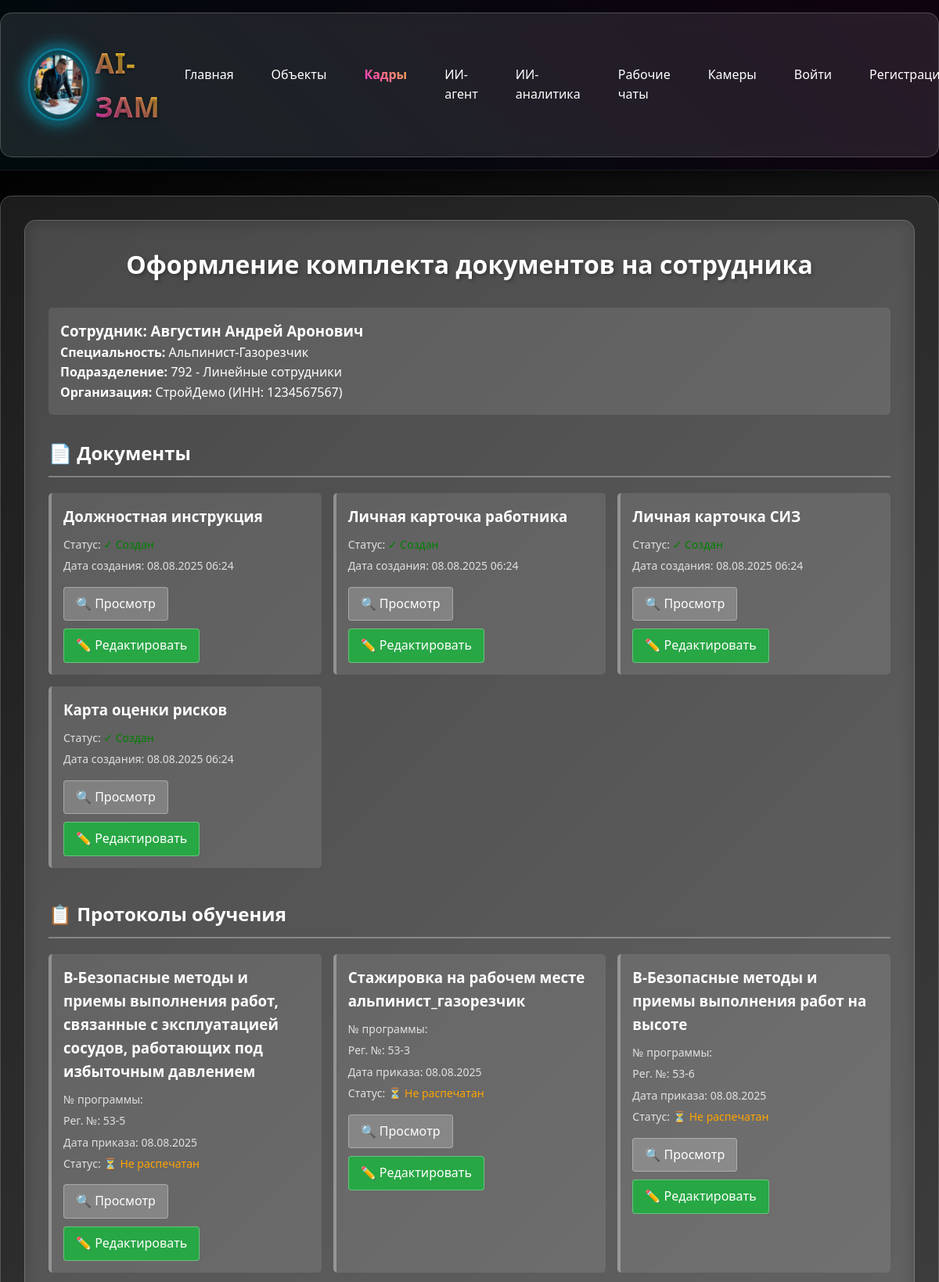
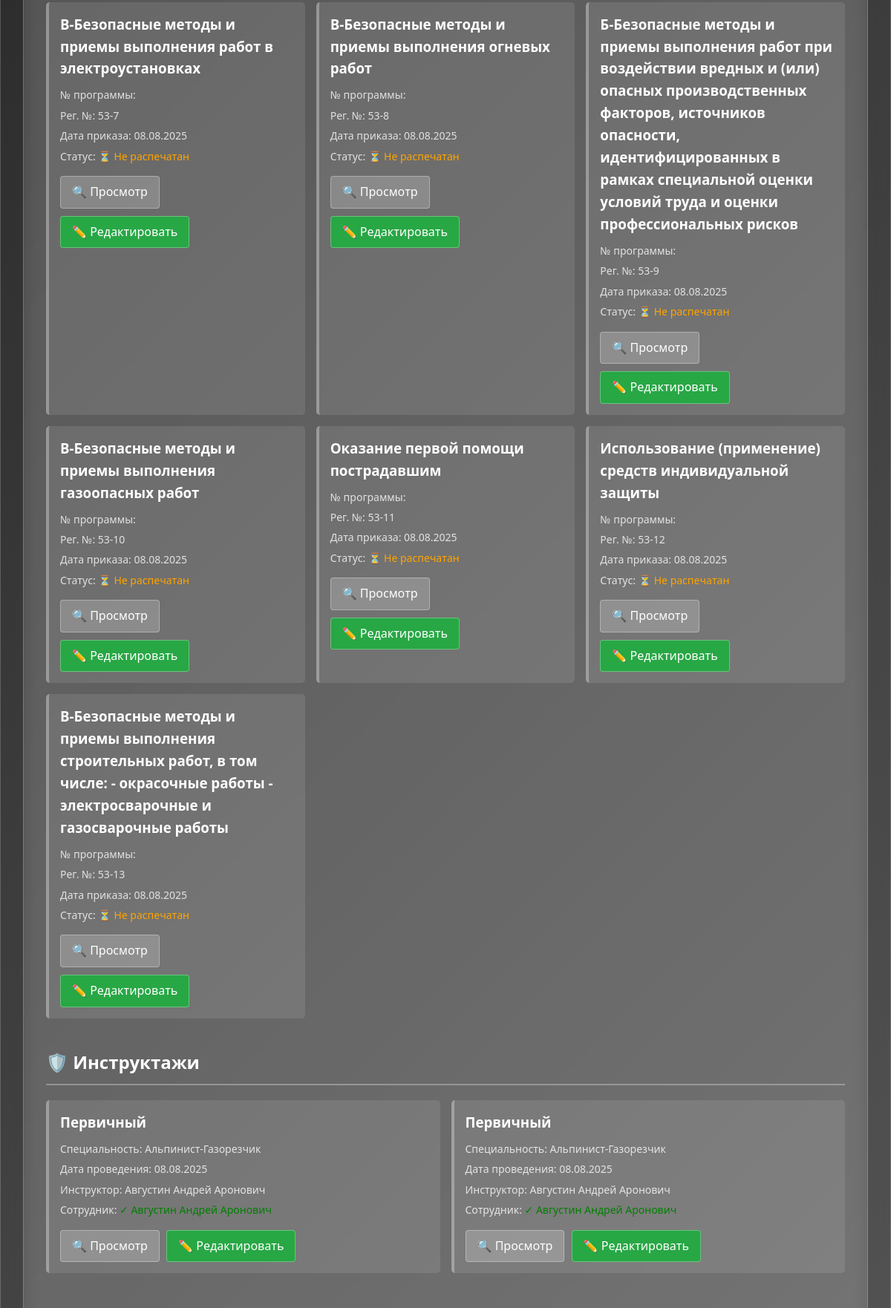
Screenshot of /sotrudniki/53/documents/ (upper part) with the database file from the repository (2 pictures, top to bottom).
### sotrudniki/models.py (models this page shows, shortened)
class Sotrudnik(models.Model):
    POL_CHOICES = [
        ('мужской', 'Мужской'),
        ('женский', 'Женский'),
    ]
    organizaciya = models.ForeignKey(
        Organizaciya,
        on_delete=models.CASCADE,
        verbose_name="Организация",
        related_name="sotrudniki",
        null=True,
        blank=True
    )
    fio = models.CharField(max_length=300, verbose_name="ФИО")
    data_rozhdeniya = models.DateField(verbose_name="Дата рождения")
    pol = models.CharField(
        max_length=10,
        choices=POL_CHOICES,
        verbose_name="Пол",
        null=True,
        blank=True
    )
    razmer_odezhdy = models.CharField(
        max_length=10,
        default="50-52",
        verbose_name="Размер одежды"
    )
    razmer_obuvi = models.CharField(
        max_length=5,
        default="43",
        verbose_name="Размер обуви"
    )
    razmer_golovnogo_ubora = models.CharField(
        max_length=5,
        default="55",
        verbose_name="Размер головного убора"
    )
    specialnost = models.ForeignKey(
        Specialnost,
        on_delete=models.SET_NULL,
        null=True,
        blank=True,
        verbose_name="Специальность"
    )
    podrazdelenie = models.ForeignKey(
        Podrazdelenie,
        on_delete=models.SET_NULL,
        null=True,
        blank=True,
        verbose_name="Подразделение"
    )
    data_priema = models.DateField(verbose_name="Дата приема")
    data_nachala_raboty = models.DateField(verbose_name="Дата начала работы")
    bazovoe_obuchenie = models.BooleanField(default=True, verbose_name="Базовое обучение")
    obuchenie_na_predpriyatii = models.BooleanField(default=True, verbose_name="Обучение на предприятии")
    med_osvidetelstvovanie = models.BooleanField(default=True, verbose_name="Мед.освидетельствование")
    dopusk_k_rabote = models.BooleanField(default=True, verbose_name="Допуск к работе")
    stazhirovka = models.BooleanField(default=True, verbose_name="Стажировка")
    siz = models.BooleanField(default=True, verbose_name="СИЗ")
    class Meta:
        verbose_name = "Сотрудник"
        verbose_name_plural = "Сотрудники"

class Specialnost(models.Model):
    nazvanie = models.CharField(max_length=200, verbose_name="Название специальности")
    kategoriya = models.CharField(max_length=200, verbose_name="Категория", null=True, blank=True)
    class Meta:
        verbose_name = "Специальность"
        verbose_name_plural = "Специальности"
    def __str__(self):
        return self.nazvanie

class Podrazdelenie(models.Model):
    kod = models.CharField(max_length=50, unique=True, verbose_name="Код")
    nazvanie = models.CharField(max_length=200, verbose_name="Название")
    class Meta:
        verbose_name = "Подразделение"
        verbose_name_plural = "Подразделения"
    def __str__(self):
        return f"{self.kod} - {self.nazvanie}"

class Organizaciya(models.Model):
    nazvanie = models.CharField(max_length=300, verbose_name="Название")
    inn = models.CharField(max_length=12, unique=True, verbose_name="ИНН")
    ogrn = models.CharField(max_length=15, verbose_name="ОГРН", null=True, blank=True)
    adres = models.TextField(verbose_name="Адрес", null=True, blank=True)
    is_active = models.BooleanField(default=True, verbose_name="Активная")
    demo = models.BooleanField(default=False, verbose_name="Демо")
    podrazdeleniya = models.ManyToManyField(
        'Podrazdelenie',
        through='OrganizaciyaPodrazdelenie',
        verbose_name="Подразделения",
        related_name="organizacii",
        blank=True
    )
    class Meta:
        verbose_name = "Организация"
        verbose_name_plural = "Организации"
    def __str__(self):
        return f"{self.nazvanie} (ИНН: {self.inn})"

class DokumentySotrudnika(models.Model):
    sotrudnik = models.ForeignKey(
        Sotrudnik,
        on_delete=models.CASCADE,
        verbose_name="Сотрудник",
        related_name="dokumenty"
    )
    tip_dokumenta = models.CharField(
        max_length=50,
        choices=[
            ('dolzhnostnaya', 'Должностная инструкция'),
            ('kartochka', 'Личная карточка работника'),
            ('siz', 'Личная карточка СИЗ'),
            ('riski', 'Карта оценки рисков'),
        ],
        verbose_name="Тип документа"
    )
    sozdano = models.BooleanField(default=True, verbose_name="Создано")
    data_sozdaniya = models.DateTimeField(auto_now_add=True, verbose_name="Дата создания")
    class Meta:
        verbose_name = "Документ сотрудника"
        verbose_name_plural = "Документы"
        unique_together = ['sotrudnik', 'tip_dokumenta']

class ProtokolyObucheniya(models.Model):
    sotrudnik = models.ForeignKey(
        Sotrudnik,
        on_delete=models.CASCADE,
        verbose_name="Сотрудник",
        related_name="protokoly_obucheniya"
    )
    shablon_protokola = models.ForeignKey(
        SotrudnikiShablonyProtokolov,
        on_delete=models.CASCADE,
        verbose_name="Шаблон протокола"
    )
    nomer_programmy = models.CharField(
        max_length=50,
        default="2025/AA.00-0000",
        verbose_name="№ программы"
    )
    data_prikaza = models.DateField(verbose_name="Дата приказа")
    data_protokola_dopuska = models.DateField(verbose_name="Дата протокола/приказа-допуска")
    data_dopuska_k_rabote = models.DateField(verbose_name="Дата допуска к работе")
    data_ocherednoy_proverki = models.DateField(null=True, blank=True, verbose_name="Дата очередной проверки")
    registracionnyy_nomer = models.CharField(max_length=50, verbose_name="Рег №")
    raspechatn = models.BooleanField(default=False, verbose_name="Распеч")
    class Meta:
        verbose_name = "Протокол обучения"
        verbose_name_plural = "Протоколы"
    @property
    def data_dopuska(self):
        """Алиас для data_dopuska_k_rabote для совместимости с шаблонами"""
        return self.data_dopuska_k_rabote

class SotrudnikiShablonyProtokolov(models.Model):
    kurs = models.CharField(max_length=500, verbose_name="Курс")
    specialnost = models.ManyToManyField(
        Specialnost,
        verbose_name="Специальности",
        help_text="Выберите специальности, для которых подходит этот шаблон",
        blank=True
    )
    html_file = models.FileField(
        upload_to='instruction_templates/',
        validators=[FileExtensionValidator(allowed_extensions=['html'])],
        verbose_name="HTML файл протокола",
        help_text="Загрузите HTML файл с шаблоном протокола"
    )
    class Meta:
        verbose_name = "Протоколы обучения- шаблоны"
        verbose_name_plural = "Протоколы - шаблоны "

class Instruktazhi(models.Model):
    sotrudnik = models.ForeignKey(
        Sotrudnik,
        on_delete=models.CASCADE,
        verbose_name="Сотрудник",
        related_name="instruktazhi"
    )
    instruktazh = models.ForeignKey(
        'ShablonyInstruktazhej',
        on_delete=models.CASCADE,
        verbose_name="Инструктаж"
    )
    data_provedeniya = models.DateField(verbose_name="Дата проведения")
    instruktor = models.ForeignKey(
        Sotrudnik,
        on_delete=models.CASCADE,
        verbose_name="Инструктор",
        related_name="instruktazhi_kak_instruktor"
    )
    class Meta:
        verbose_name = "Инструктаж"
        verbose_name_plural = "Инструктажи"

class ShablonyInstruktazhej(models.Model):
    TIP_CHOICES = [
        ('вводный', 'Вводный'),
        ('первичный', 'Первичный'),
        ('повторный', 'Повторный'),
        ('внеплановый', 'Внеплановый'),
        ('целевой', 'Целевой'),
    ]
    specialnost = models.ForeignKey(
        Specialnost,
        on_delete=models.CASCADE,
        verbose_name="Специальность"
    )
    tip_instruktazha = models.CharField(
        max_length=20,
        choices=TIP_CHOICES,
        verbose_name="Тип инструктажа"
    )
    html_file = models.FileField(
        upload_to='instruction_templates/',
        validators=[FileExtensionValidator(allowed_extensions=['html'])],
        verbose_name="HTML файл шаблона"
    )
    class Meta:
        verbose_name = "Инструктаж - шаблон"
        verbose_name_plural = "Инструктажи - шаблоны"

### sotrudniki/views.py (the view, shortened to what this page needs)
# urls.py: path('<int:pk>/documents/', views.sotrudnik_documents, name='documents'),
def sotrudnik_documents(request, pk):
    from .models import DokumentySotrudnika
    from datetime import date
    sotrudnik = get_object_or_404(Sotrudnik, pk=pk)
    shablony = None
    if sotrudnik.specialnost and hasattr(sotrudnik.specialnost, 'shablony_dokumentov'):
        shablony = sotrudnik.specialnost.shablony_dokumentov
    if shablony:
        doc_types = [
            ('dolzhnostnaya', shablony.dolzhnostnaya_instrukciya),
            ('kartochka', shablony.lichnaya_kartochka_rabotnika),
            ('siz', shablony.lichnaya_kartochka_siz),
            ('riski', shablony.karta_ocenki_riskov),
        ]
        for doc_type, template_file in doc_types:
            if template_file:
                DokumentySotrudnika.objects.get_or_create(
                    sotrudnik=sotrudnik,
                    tip_dokumenta=doc_type
                )
    protokoly_shablony = SotrudnikiShablonyProtokolov.objects.filter(specialnost=sotrudnik.specialnost)
    if not protokoly_shablony.exists():
        try:
            default_specialnost = Specialnost.objects.get(nazvanie="Подсобный рабочий")
            protokoly_shablony = SotrudnikiShablonyProtokolov.objects.filter(specialnost=default_specialnost)
        except Specialnost.DoesNotExist:
            pass
    for shablon in protokoly_shablony:
        ProtokolyObucheniya.objects.get_or_create(
            sotrudnik=sotrudnik,
            shablon_protokola=shablon,
            defaults={
                'nomer_programmy': '2025/AA.00-0000',
                'data_prikaza': date.today(),
                'data_protokola_dopuska': date.today(),
                'data_dopuska_k_rabote': date.today(),
                'registracionnyy_nomer': f"{sotrudnik.id}-{shablon.id}"
            }
        )
    from datetime import date
    instruktazhi_shablony = ShablonyInstruktazhej.objects.filter(specialnost=sotrudnik.specialnost)
    if not instruktazhi_shablony.exists():
        try:
            default_specialnost = Specialnost.objects.get(nazvanie="Подсобный рабочий")
            instruktazhi_shablony = ShablonyInstruktazhej.objects.filter(specialnost=default_specialnost)
        except Specialnost.DoesNotExist:
            pass
    for shablon in instruktazhi_shablony:
        Instruktazhi.objects.get_or_create(
            sotrudnik=sotrudnik,
            instruktazh=shablon,
            defaults={
                'data_provedeniya': date.today(),
                'instruktor': sotrudnik
            }
        )
    dokumenty = DokumentySotrudnika.objects.filter(sotrudnik=sotrudnik)
    protokoly = ProtokolyObucheniya.objects.filter(sotrudnik=sotrudnik).select_related('shablon_protokola')
    instruktazhi = Instruktazhi.objects.filter(sotrudnik=sotrudnik).select_related('instruktazh__specialnost', 'instruktor')
    context = {
        'sotrudnik': sotrudnik,
        'dokumenty': dokumenty,
        'protokoly': protokoly,
        'instruktazhi': instruktazhi,
    }
    return render(request, 'sotrudniki/documents.html', context)

### sotrudniki/templates/sotrudniki/documents.html (shortened to what this page needs)
{% extends 'base/base.html' %}
{% block content %}
    <div class="container">
        <h1>Оформление комплекта документов на сотрудника</h1>
        <div class="employee-info">
            <h3>Сотрудник: {{ sotrudnik.fio }}</h3>
            <p><strong>Специальность:</strong> {{ sotrudnik.specialnost|default:"Не указана" }}</p>
            <p><strong>Подразделение:</strong> {{ sotrudnik.podrazdelenie|default:"Не указано" }}</p>
            <p><strong>Организация:</strong> {{ sotrudnik.organizaciya|default:"Не указана" }}</p>
        </div>
        <div class="section">
            <h2>📄 Документы</h2>
            {% if dokumenty %}
                <div class="document-list">
                    {% for doc in dokumenty %}
                        <div class="document-item">
                            <h3>{{ doc.get_tip_dokumenta_display }}</h3>
                            <p>Статус:
                                {% if doc.sozdano %}
                                    <span style="color: green;">✓ Создан</span>
                                {% else %}
                                    <span style="color: red;">✗ Не создан</span>
                                {% endif %}
                            </p>
                            <p>Дата создания: {{ doc.data_sozdaniya|date:"d.m.Y H:i" }}</p>
                            <a href="/sotrudniki/{{ sotrudnik.id }}/editor/{{ doc.tip_dokumenta }}/" class="btn">🔍 Просмотр</a>
                            <a href="/sotrudniki/{{ sotrudnik.id }}/edit/{{ doc.tip_dokumenta }}/" class="btn" style="background: #28a745;">✏️ Редактировать</a>
                        </div>
                    {% endfor %}
                </div>
            {% else %}
                <div class="empty-section">
                    Нет доступных шаблонов документов для данной специальности
                </div>
            {% endif %}
        </div>
        <div class="section">
            <h2>📋 Протоколы обучения</h2>
            {% if protokoly %}
                <div class="document-list">
                    {% for protokol in protokoly %}
                        <div class="document-item">
                            <h3>{{ protokol.shablon_protokola.kurs }}</h3>
                            <p>№ программы: {{ protokol.shablon_protokola.nomer_programmy }}</p>
                            <p>Рег. №: {{ protokol.registracionnyy_nomer }}</p>
                            <p>Дата приказа: {{ protokol.data_prikaza|date:"d.m.Y" }}</p>
                            <p>Статус:
                                {% if protokol.raspechatn %}
                                    <span style="color: green;">✓ Распечатан</span>
                                {% else %}
                                    <span style="color: orange;">⏳ Не распечатан</span>
                                {% endif %}
                            </p>
                            <a href="{% url 'sotrudniki:document_editor' sotrudnik.pk 'protokol' %}?id={{ protokol.id }}" class="btn">🔍 Просмотр</a>
                            <a href="{% url 'sotrudniki:document_edit' sotrudnik.pk 'protokol' %}?id={{ protokol.id }}" class="btn" style="background: #28a745;">✏️ Редактировать</a>
                        </div>
                    {% endfor %}
                </div>
            {% else %}
                <div class="empty-section">
                    Нет доступных шаблонов протоколов для данной специальности
                </div>
            {% endif %}
        </div>
        <div class="section">
            <h2>🛡️ Инструктажи</h2>
            {% if instruktazhi %}
                <div class="document-list">
                    {% for instruktazh in instruktazhi %}
                        <div class="document-item">
                            <h3>{{ instruktazh.instruktazh.get_tip_instruktazha_display }}</h3>
                            <p>Специальность: {{ instruktazh.instruktazh.specialnost.nazvanie }}</p>
                            <p>Дата проведения: {{ instruktazh.data_provedeniya|date:"d.m.Y" }}</p>
                            <p>Инструктор: {{ instruktazh.instruktor.fio }}</p>
                            <p>Сотрудник: <span style="color: green;">✓ {{ instruktazh.sotrudnik.fio }}</span></p>
                            <a href="{% url 'sotrudniki:document_editor' sotrudnik.pk 'instruktazh' %}?id={{ instruktazh.id }}" class="btn">🔍 Просмотр</a>
                            <a href="{% url 'sotrudniki:document_edit' sotrudnik.pk 'instruktazh' %}?id={{ instruktazh.id }}" class="btn" style="background: #28a745;">✏️ Редактировать</a>
                        </div>
                    {% endfor %}
                </div>
            {% else %}
                <div class="empty-section">
                    Нет доступных инструктажей для данной специальности
                </div>
            {% endif %}
        </div>
    <div style="text-align: center; margin-top: 40px;">
    </div>
</div>
{% endblock %}

### rows the page displays
Sotrudnik: fio "Августин Андрей Аронович", specialnost "Альпинист-Газорезчик", podrazdelenie "792 - Линейные сотрудники", organizaciya "СтройДемо (ИНН: 1234567567)"
DokumentySotrudnika: tip_dokumenta "Должностная инструкция", sozdano "✓ Создан", data_sozdaniya "08.08.2025 06:24"
DokumentySotrudnika: tip_dokumenta "Личная карточка работника", sozdano "✓ Создан", data_sozdaniya "08.08.2025 06:24"
DokumentySotrudnika: tip_dokumenta "Личная карточка СИЗ", sozdano "✓ Создан", data_sozdaniya "08.08.2025 06:24"
DokumentySotrudnika: tip_dokumenta "Карта оценки рисков", sozdano "✓ Создан", data_sozdaniya "08.08.2025 06:24"
ProtokolyObucheniya: shablon_protokola.kurs "В-Безопасные методы и приемы выполнения работ, связанные с эксплуатацией сосудов, работающих под избыточным давлением", registracionnyy_nomer "53-5", data_prikaza "08.08.2025", raspechatn "⏳ Не распечатан"
ProtokolyObucheniya: shablon_protokola.kurs "Стажировка на рабочем месте альпинист_газорезчик", registracionnyy_nomer "53-3", data_prikaza "08.08.2025", raspechatn "⏳ Не распечатан"
ProtokolyObucheniya: shablon_protokola.kurs "В-Безопасные методы и приемы выполнения работ на высоте", registracionnyy_nomer "53-6", data_prikaza "08.08.2025", raspechatn "⏳ Не распечатан"
ProtokolyObucheniya: shablon_protokola.kurs "В-Безопасные методы и приемы выполнения работ в электроустановках", registracionnyy_nomer "53-7", data_prikaza "08.08.2025", raspechatn "⏳ Не распечатан"
ProtokolyObucheniya: shablon_protokola.kurs "В-Безопасные методы и приемы выполнения огневых работ", registracionnyy_nomer "53-8", data_prikaza "08.08.2025", raspechatn "⏳ Не распечатан"
ProtokolyObucheniya: shablon_protokola.kurs "Б-Безопасные методы и приемы выполнения работ при воздействии вредных и (или) опасных производственных факторов, источников опасности, идентифицированных в рамках специальной оценки условий труда и оценки профессиональных рисков", registracionnyy_nomer "53-9", data_prikaza "08.08.2025", raspechatn "⏳ Не распечатан"
ProtokolyObucheniya: shablon_protokola.kurs "В-Безопасные методы и приемы выполнения газоопасных работ", registracionnyy_nomer "53-10", data_prikaza "08.08.2025", raspechatn "⏳ Не распечатан"
ProtokolyObucheniya: shablon_protokola.kurs "Оказание первой помощи пострадавшим", registracionnyy_nomer "53-11", data_prikaza "08.08.2025", raspechatn "⏳ Не распечатан"
ProtokolyObucheniya: shablon_protokola.kurs "Использование (применение) средств индивидуальной защиты", registracionnyy_nomer "53-12", data_prikaza "08.08.2025", raspechatn "⏳ Не распечатан"
ProtokolyObucheniya: shablon_protokola.kurs "В-Безопасные методы и приемы выполнения строительных работ, в том числе: - окрасочные работы - электросварочные и газосварочные работы", registracionnyy_nomer "53-13", data_prikaza "08.08.2025", raspechatn "⏳ Не распечатан"
Instruktazhi: instruktazh.tip_instruktazha "Первичный", instruktazh.specialnost.nazvanie "Альпинист-Газорезчик", data_provedeniya "08.08.2025", instruktor.fio "Августин Андрей Аронович", sotrudnik.fio "Августин Андрей Аронович"
Instruktazhi: instruktazh.tip_instruktazha "Первичный", instruktazh.specialnost.nazvanie "Альпинист-Газорезчик", data_provedeniya "08.08.2025", instruktor.fio "Августин Андрей Аронович", sotrudnik.fio "Августин Андрей Аронович"
